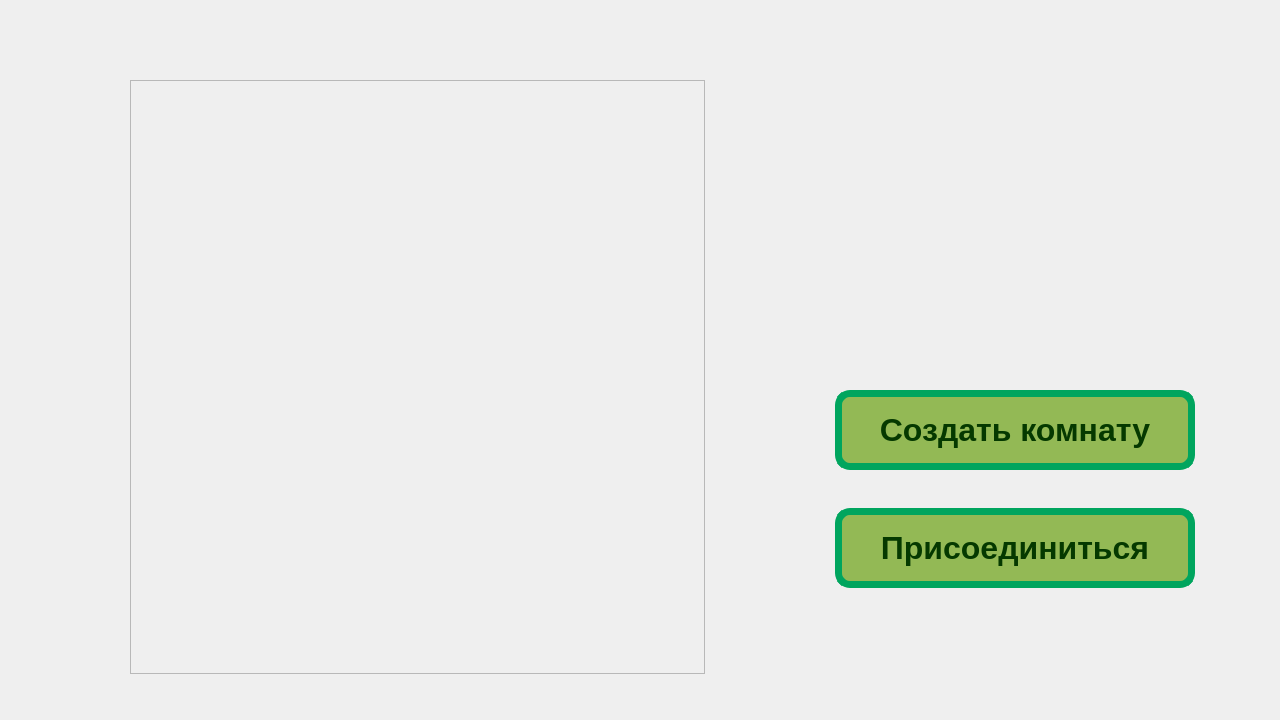
<?xml version="1.0" encoding="UTF-8"?>
<ui version="4.0">
 <class>StartingWidget</class>
 <widget class="QWidget" name="StartingWidget">
  <property name="geometry">
   <rect>
    <x>0</x>
    <y>0</y>
    <width>1280</width>
    <height>720</height>
   </rect>
  </property>
  <property name="minimumSize">
   <size>
    <width>149</width>
    <height>720</height>
   </size>
  </property>
  <property name="maximumSize">
   <size>
    <width>1280</width>
    <height>720</height>
   </size>
  </property>
  <property name="windowTitle">
   <string>Form</string>
  </property>
  <property name="styleSheet">
   <string notr="true"/>
  </property>
  <widget class="QFrame" name="croco">
   <property name="geometry">
    <rect>
     <x>130</x>
     <y>80</y>
     <width>575</width>
     <height>594</height>
    </rect>
   </property>
   <property name="styleSheet">
    <string notr="true">#croco{
	background: url(:/root/images/images/crocodile.png);
}</string>
   </property>
   <property name="frameShape">
    <enum>QFrame::StyledPanel</enum>
   </property>
   <property name="frameShadow">
    <enum>QFrame::Raised</enum>
   </property>
  </widget>
  <widget class="QFrame" name="menuLayout">
   <property name="geometry">
    <rect>
     <x>770</x>
     <y>220</y>
     <width>491</width>
     <height>411</height>
    </rect>
   </property>
   <property name="styleSheet">
    <string notr="true">background: transparent;</string>
   </property>
   <property name="frameShape">
    <enum>QFrame::StyledPanel</enum>
   </property>
   <property name="frameShadow">
    <enum>QFrame::Raised</enum>
   </property>
   <layout class="QVBoxLayout" name="verticalLayout">
    <item alignment="Qt::AlignHCenter">
     <widget class="QFrame" name="logo">
      <property name="minimumSize">
       <size>
        <width>419</width>
        <height>90</height>
       </size>
      </property>
      <property name="maximumSize">
       <size>
        <width>419</width>
        <height>90</height>
       </size>
      </property>
      <property name="styleSheet">
       <string notr="true">#logo{
	background: url(:/root/images/images/name.png);
}</string>
      </property>
      <property name="frameShape">
       <enum>QFrame::StyledPanel</enum>
      </property>
      <property name="frameShadow">
       <enum>QFrame::Raised</enum>
      </property>
     </widget>
    </item>
    <item alignment="Qt::AlignHCenter">
     <widget class="QPushButton" name="createRoomButton">
      <property name="minimumSize">
       <size>
        <width>360</width>
        <height>80</height>
       </size>
      </property>
      <property name="maximumSize">
       <size>
        <width>360</width>
        <height>80</height>
       </size>
      </property>
      <property name="styleSheet">
       <string notr="true">#createRoomButton{
	background: #93B955;
	border: 7px solid #00A55E;
	border-radius: 15px;
	font-size: 32px;
	font-weight: bold;
	color: #053900;
}

#createRoomButton::hover{
	background: #053900; 
	border: 7px solid #93B955; 
	border-radius: 15px; 
	font-size: 32px;
	font-weight: bold; 
	color: #93B955;
}</string>
      </property>
      <property name="text">
       <string>Создать комнату</string>
      </property>
     </widget>
    </item>
    <item alignment="Qt::AlignHCenter">
     <widget class="QPushButton" name="joinButton">
      <property name="minimumSize">
       <size>
        <width>360</width>
        <height>80</height>
       </size>
      </property>
      <property name="maximumSize">
       <size>
        <width>360</width>
        <height>80</height>
       </size>
      </property>
      <property name="styleSheet">
       <string notr="true">#joinButton{
	background: #93B955;
	border: 7px solid #00A55E;
	border-radius: 15px;
	font-size: 32px;
	font-weight: bold;
	color: #053900;
	
}

#joinButton::hover{
	background: #053900; 
	border: 7px solid #93B955; 
	border-radius: 15px; 
	font-size: 32px;
	font-weight: bold; 
	color: #93B955;
}</string>
      </property>
      <property name="text">
       <string>Присоединиться</string>
      </property>
     </widget>
    </item>
   </layout>
  </widget>
 </widget>
 <resources/>
 <connections/>
</ui>
